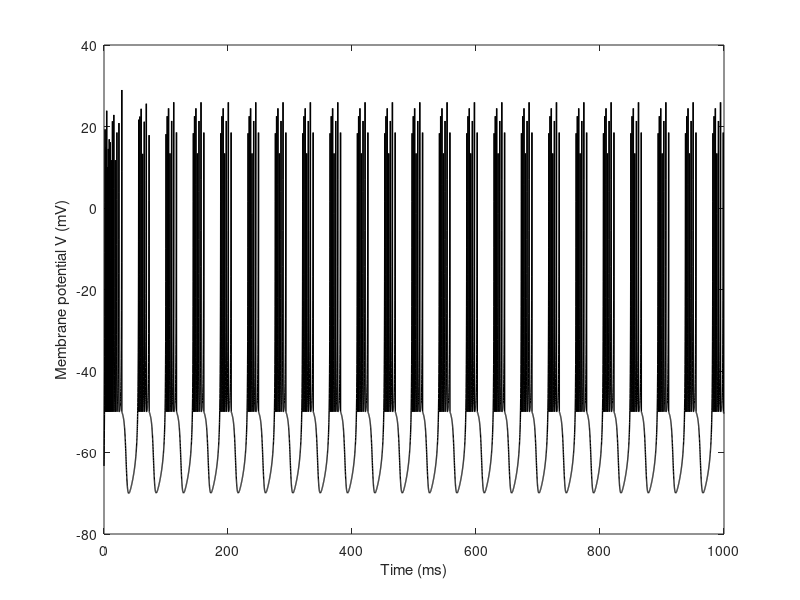

This figure's MATLAB source: (Note: this script raises an error after producing the figure.)
% Izhikevich Neuron Model - Regular Spiking
% Parameters
alpha = -5;
beta  = 0.04;
gamma = 150;
a = 0.02;
b = 0.2;
c = -50;
d = 2;
I = 10;   % input current (us(t)=1)

% Simulation settings
dt = 0.1;       % time step (ms)
T  = 1000;      % total time (ms)
steps = T/dt;

% Initialize variables
V = -65;        % membrane potential
u = b*V;        % recovery variable
Vs = zeros(1,steps);
us = zeros(1,steps);
ts = (0:steps-1)*dt;

% Dynamics functions
dVdt = @(V,u) -alpha*V + beta*V.^2 + gamma - u + I;
dudt = @(V,u) a*(-u + b*V);

% Simulation loop
for i = 1:steps
    V = V + dt*dVdt(V,u);
    u = u + dt*dudt(V,u);
    
    % Threshold condition
    if V >= 30
        V = c;
        u = u + d;
    end
    
    Vs(i) = V;
    us(i) = u;
end

% Plot membrane potential
figure;
plot(ts, Vs, 'k', 'LineWidth', 1);
xlabel('Time (ms)');
ylabel('Membrane potential V (mV)');
title('Izhikevich Regular Spiking Neuron: $V(t)$', Interpreter='latex');
grid("minor");

% Plot recovery variable
figure;
plot(ts, us, 'b', 'LineWidth', 1);
xlabel('Time (ms)');
ylabel('Recovery variable u');
title('Recovery variable $u(t)$ over time', Interpreter='latex');
grid("minor");

%%
% Parameters for Fast Spiking
alpha = -5; beta = 0.04; gamma = 150;
a = 0.1; b = 0.2; I = 10;

dVdt = @(V,u) -alpha*V + beta*V.^2 + gamma - u + I;
dudt = @(V,u) a*(-u + b*V);

[V,U] = meshgrid(-90:5:40, -30:5:30);
dV = dVdt(V,U);
dU = dudt(V,U);

quiver(V,U,dV,dU);
xlabel('V (mV)'); ylabel('u');
title('Vector Field for Fast Spiking Neuron');

